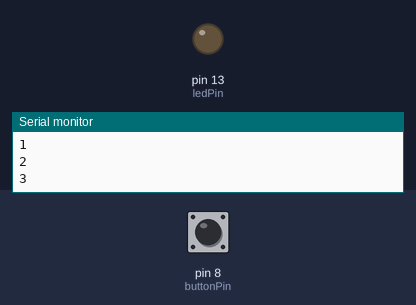
Bench run of a sketch on a simulated Arduino Uno, built with avr-gcc and run on an emulated ATmega328P. Shown: output pins drawn as LEDs (lit = HIGH), the last lines printed to the serial monitor. The inputs (shaded band) are chosen by the test bench; at power-on: pin 8 (buttonPin) LOW.

Above: at 3.8 s.
3.9 s: pin 8 (buttonPin) pulled HIGH for 1.3 s
At 4.3 s:
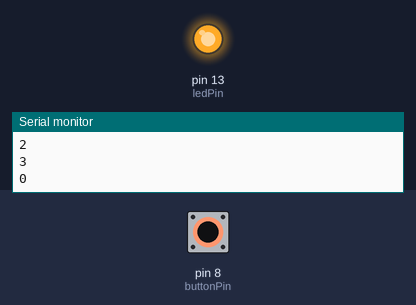
7.5 s: pin 8 (buttonPin) pulled HIGH for 3.2 s
At 12.1 s:
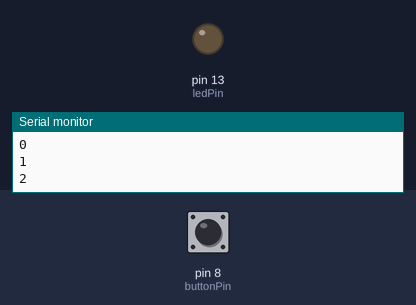
Timing chart, 0 to 13.6 s (numbered marks = the images above; inputs shaded):
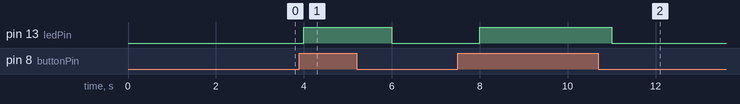

Measured:
- after the input at 3.9 s, pin 13 (ledPin): LOW → HIGH after 0.10 s, → LOW 2.0 s later
- after the input at 7.5 s, pin 13 (ledPin): LOW → HIGH after 0.50 s, → LOW 3.0 s later

The sketch:

Lab3.ino
```cpp
const int buttonPin = 8;
const int ledPin = 13;
int buttonState = 0;
int count = 0;

void setup() {
  // put your setup code here, to run once:
  Serial.begin(9600);
  pinMode(ledPin, OUTPUT);
  pinMode(buttonPin, INPUT);
}

void loop() {
  // put your main code here, to run repeatedly:
  Serial.println(count);
  delay(1000);
  count++;

  buttonState = digitalRead(buttonPin);
  if (buttonState == HIGH) {
    digitalWrite(ledPin, HIGH);
    count = 0;
  }
  else {
    digitalWrite(ledPin, LOW);
  }
}
```
